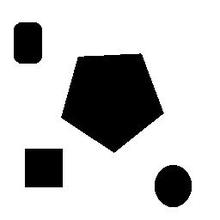
#> input picture lena.pgm, 220 x 220 px
$ python 000.py
#> lines starting #> are read from the running program, lines starting #| are printed output that depends on the picture

from PIL import Image, ImageDraw ,ImageFont

im = Image.open("lena.pgm")
#> im is the input picture: PIL image 220x220 RGB; min 0, max 255, mean 198.2
myfont=ImageFont.truetype('OpenSans-Light.ttf',size=40)
draw = ImageDraw.Draw(im)
draw.text((im.size[1]-40,0),'9',font=myfont,fill='#ff0000')
#draw.line((0, 0) + im.size, fill=128)
#draw.line((0, im.size[1], im.size[0], 0), fill=128)

del draw

# write to stdout
im.save('aaa', "PNG")
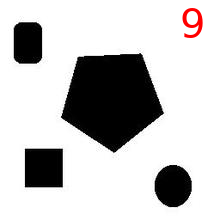
#> saved as aaa: PIL image 220x220 RGB; mean R, G, B 198.2, 196.8, 196.8
